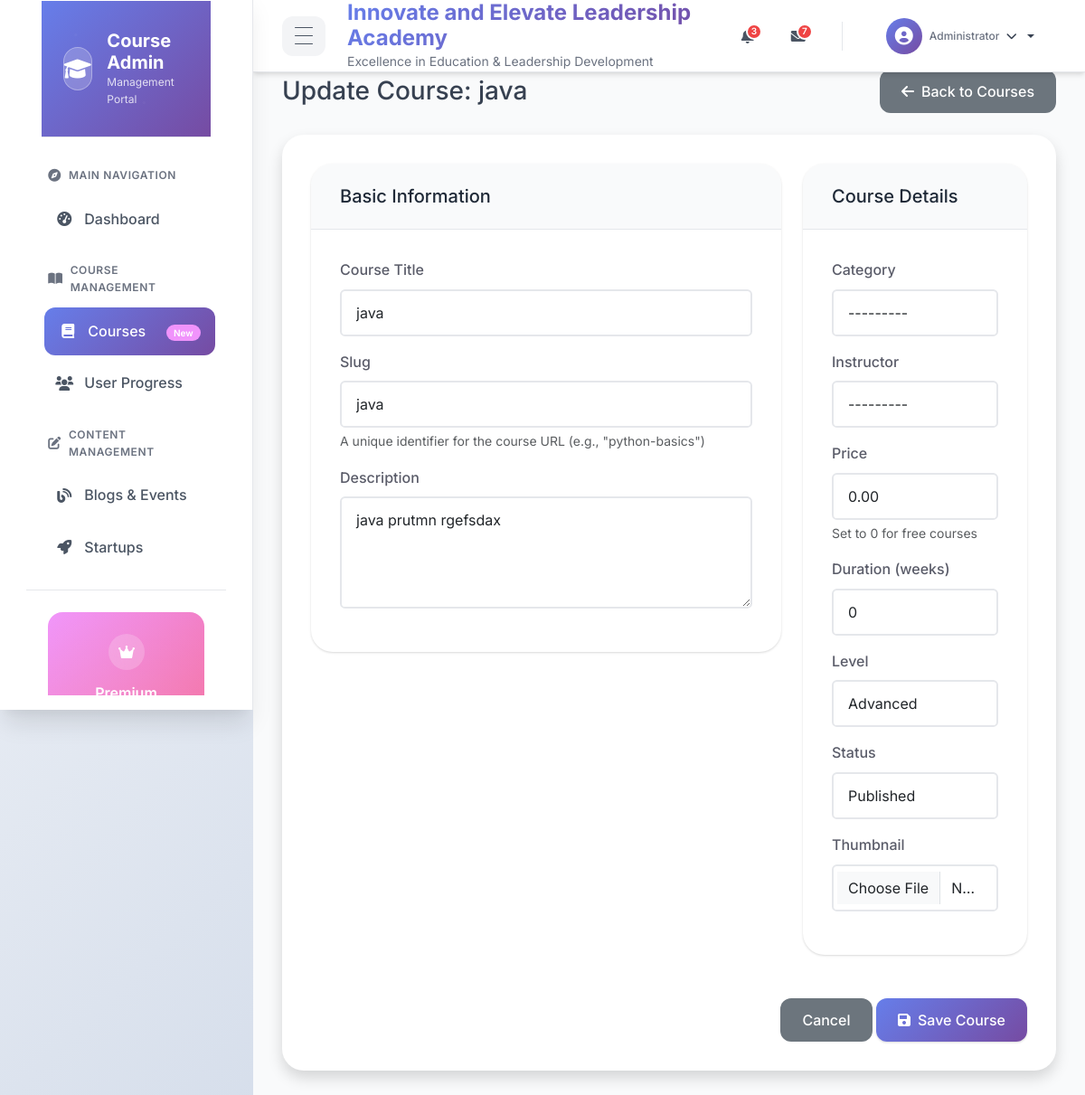
The page /custom_admin/courses/4/update/ (signed in) on the database its author committed.
### courses/models.py (models this page shows, shortened)
class Course(models.Model):
    STATUS_CHOICES = [
        ('draft', 'Draft'),
        ('published', 'Published'),
        ('archived', 'Archived'),
    ]
    title = models.CharField(max_length=200)
    slug = models.SlugField(unique=True, help_text="A unique identifier for the course, used in URLs.")
    description = models.TextField()
    category = models.ForeignKey(Category, on_delete=models.SET_NULL, null=True, blank=True, related_name='courses')
    instructor = models.ForeignKey(User, on_delete=models.SET_NULL, null=True, blank=True, related_name='courses_taught') # Assuming User can be an instructor
    price = models.DecimalField(max_digits=6, decimal_places=2, default=0.00) # 0 for free courses
    duration = models.PositiveIntegerField(help_text="Duration in weeks", default=0) # Changed to PositiveIntegerField
    created_date = models.DateTimeField(auto_now_add=True)
    updated_date = models.DateTimeField(auto_now=True)
    thumbnail = models.ImageField(upload_to='course_thumbnails/', blank=True, null=True) # Added null=True
    level = models.CharField(max_length=20, choices=[
        ('BEGINNER', 'Beginner'),
        ('INTERMEDIATE', 'Intermediate'),
        ('ADVANCED', 'Advanced')
    ], default='BEGINNER') # Added default
    status = models.CharField(max_length=10, choices=STATUS_CHOICES, default='published') # Replaced is_published
    class Meta:
        ordering = ['title']

### custom_admin/views.py (the view)
# urls.py: path('courses/<int:course_id>/update/', views.course_update_view, name='course_update'),
@login_required
def course_update_view(request, course_id):
    course = get_object_or_404(Course, pk=course_id)
    if request.method == 'POST':
        form = CourseForm(request.POST, request.FILES, instance=course)
        if form.is_valid():
            form.save()
            messages.success(request, f'Course "{course.title}" updated successfully!')
            return redirect('custom_admin:course_detail', course_id=course.pk)
        else:
            messages.error(request, 'Error updating course. Please check the form.')
    else:
        form = CourseForm(instance=course)
    context = {'form': form, 'course': course, 'title': f'Update Course: {course.title}'}
    return render(request, 'custom_admin/course_form.html', context)

### users/models.py (called while the page is built)
    def __str__(self):
        return f"{self.first_name} {self.last_name}"

    def get_full_name(self):
        return f"{self.first_name} {self.last_name}"

### custom_admin/templates/custom_admin/course_form.html (shortened to what this page needs)
{% extends "admin/base_admin.html" %}
{% block content %}
<div class="course-form">
    <div class="d-flex justify-content-between align-items-center mb-4">
        <h1 class="h3 mb-0 text-gray-800">{{ title }}</h1>
        <a href="{% url 'custom_admin:course_list' %}" class="btn btn-secondary">
            <i class="fas fa-arrow-left"></i> Back to Courses
        </a>
    </div>
    <div class="card shadow">
        <div class="card-body">
            <form method="post" enctype="multipart/form-data" class="needs-validation" novalidate>
                <div class="row">
                    <div class="col-md-8">
                        <div class="card mb-4">
                            <div class="card-header">
                                <h5 class="mb-0">Basic Information</h5>
                            </div>
                            <div class="card-body">
                                <div class="mb-3">
                                    <label for="{{ form.title.id_for_label }}" class="form-label">Course Title</label>
                                    {{ form.title }}
                                </div>
                                <div class="mb-3">
                                    <label for="{{ form.slug.id_for_label }}" class="form-label">Slug</label>
                                    {{ form.slug }}
                                    {% if form.slug.help_text %}
                                        <div class="form-text">{{ form.slug.help_text }}</div>
                                    {% endif %}
                                </div>
                                <div class="mb-3">
                                    <label for="{{ form.description.id_for_label }}" class="form-label">Description</label>
                                    {{ form.description }}
                                </div>
                            </div>
                        </div>
                    </div>
                    <div class="col-md-4">
                        <div class="card mb-4">
                            <div class="card-header">
                                <h5 class="mb-0">Course Details</h5>
                            </div>
                            <div class="card-body">
                                <div class="mb-3">
                                    <label for="{{ form.category.id_for_label }}" class="form-label">Category</label>
                                    {{ form.category }}
                                </div>
                                <div class="mb-3">
                                    <label for="{{ form.instructor.id_for_label }}" class="form-label">Instructor</label>
                                    {{ form.instructor }}
                                </div>
                                <div class="mb-3">
                                    <label for="{{ form.price.id_for_label }}" class="form-label">Price</label>
                                    {{ form.price }}
                                    {% if form.price.help_text %}
                                        <div class="form-text">{{ form.price.help_text }}</div>
                                    {% endif %}
                                </div>
                                <div class="mb-3">
                                    <label for="{{ form.duration.id_for_label }}" class="form-label">Duration (weeks)</label>
                                    {{ form.duration }}
                                </div>
                                <div class="mb-3">
                                    <label for="{{ form.level.id_for_label }}" class="form-label">Level</label>
                                    {{ form.level }}
                                </div>
                                <div class="mb-3">
                                    <label for="{{ form.status.id_for_label }}" class="form-label">Status</label>
                                    {{ form.status }}
                                </div>
                                <div class="mb-3">
                                    <label for="{{ form.thumbnail.id_for_label }}" class="form-label">Thumbnail</label>
                                    {{ form.thumbnail }}
                                </div>
                            </div>
                        </div>
                    </div>
                </div>
                <div class="mt-4 text-end">
                    <a href="{% url 'custom_admin:course_list' %}" class="btn btn-secondary">Cancel</a>
                    <button type="submit" class="btn btn-primary">
                        <i class="fas fa-save"></i> Save Course
                    </button>
                </div>
            </form>
        </div>
    </div>
</div>
{% endblock %}

### staticfiles/css/styles.css (style rules this page uses)
:root { --primary-color: #2c3e50; --secondary-color: #c97a04; --accent-color: #e74c3c; --text-color: #333; --light-bg: #f5f6fa; }
* { margin: 0; padding: 0; box-sizing: border-box; }
html { scroll-behavior: smooth; }
body { font-family: 'Segoe UI', Tahoma, Geneva, Verdana, sans-serif; line-height: 1.6; color: var(--text-color); }

### custom_admin/templates/custom_admin/course_form.html (style rules this page uses)
.course-form .form-control { border-radius: 0.35rem; }
.course-form .form-label { font-weight: 500; color: #5a5c69; }
.card { border: none; border-radius: 0.35rem; }
.card-header { background-color: #f8f9fc; border-bottom: 1px solid #e3e6f0; }

### templates/admin/base_admin.html (style rules this page uses)
:root { --sidebar-width: 280px; --sidebar-collapsed-width: 80px; --header-height: 80px; --primary-gradient: linear-gradient(135deg, #667eea 0%, #764ba2 100%); --secondary-gradient: linear-gradient(135deg, #f093fb 0%, #f5576c 100%); --success-gradient: linear-gradient(135deg, #4facfe 0%, #00f2fe 100%); --warning-gradient: linear-gradient(135deg, #43e97b 0%, #38f9d7 100%); --danger-gradient: linear-gradient(135deg, #fa709a 0%, #fee140 100%); --primary-color: #667eea; --primary-dark: #5a67d8; --secondary-color: #764ba2; --accent-color: #f093fb; --success-color: #10b981; --info-color: #3b82f6; --warning-color: #f59e0b; --danger-color: #ef4444; --white: #ffffff; --gray-50: #f9fafb; --gray-100: #f3f4f6; --gray-200: #e5e7eb; --gray-300: #d1d5db; --gray-400: #9ca3af; --gray-500: #6b7280; --gray-600: #4b5563; --gray-700: #374151; --gray-800: #1f2937; --gray-900: #111827; --shadow-sm: 0 1px 2px 0 rgba(0, 0, 0, 0.05); --shadow: 0 1px 3px 0 rgba(0, 0, 0, 0.1), 0 1px 2px 0 rgba(0, 0, 0, 0.06); --shadow-md: 0 4px 6px -1px rgba(0, 0, 0, 0.1), 0 2px 4px -1px rgba(0, 0, 0, 0.06); --shadow-lg: 0 10px 15px -3px rgba(0, 0, 0, 0.1), 0 4px 6px -2px rgba(0, 0, 0, 0.05); --shadow-xl: 0 20px 25px -5px rgba(0, 0, 0, 0.1), 0 10px 10px -5px rgba(0, 0, 0, 0.04); --radius-sm: 0.375rem; --radius: 0.5rem; --radius-md: 0.75rem; --radius-lg: 1rem; --radius-xl: 1.5rem; --transition: all 0.3s cubic-bezier(0.4, 0, 0.2, 1); --transition-fast: all 0.15s cubic-bezier(0.4, 0, 0.2, 1); }
* { box-sizing: border-box; }
body { font-family: 'Inter', -apple-system, BlinkMacSystemFont, 'Segoe UI', Roboto, sans-serif; background: linear-gradient(135deg, #f5f7fa 0%, #c3cfe2 100%); margin: 0; padding: 0; line-height: 1.6; color: var(--gray-700); overflow-x: hidden; }
.card { border: none; border-radius: var(--radius-xl); box-shadow: var(--shadow); margin-bottom: 2rem; background: var(--white); overflow: hidden; transition: var(--transition); }
.card-header { background: var(--gray-50); border-bottom: 1px solid var(--gray-200); padding: 1.5rem 2rem; font-weight: 600; color: var(--gray-800); }
.card-body { padding: 2rem; }
.btn { border-radius: var(--radius-md); font-weight: 500; transition: var(--transition); border: none; padding: 0.75rem 1.5rem; display: inline-flex; align-items: center; gap: 0.5rem; text-decoration: none; }
.btn-primary { background: var(--primary-gradient); color: var(--white); box-shadow: var(--shadow); }
.form-control { border: 2px solid var(--gray-200); border-radius: var(--radius-md); padding: 0.75rem 1rem; transition: var(--transition); background: var(--white); }
.form-label { font-weight: 600; color: var(--gray-700); margin-bottom: 0.5rem; }

### rows shown on the page
Course: title "java", slug "java", description "java prutmn rgefsdax", category "---------", instructor "---------", price "0.00", duration "0", level "Advanced", status "Published"

### other values the page prints
{{ title }} "Update Course: java"
